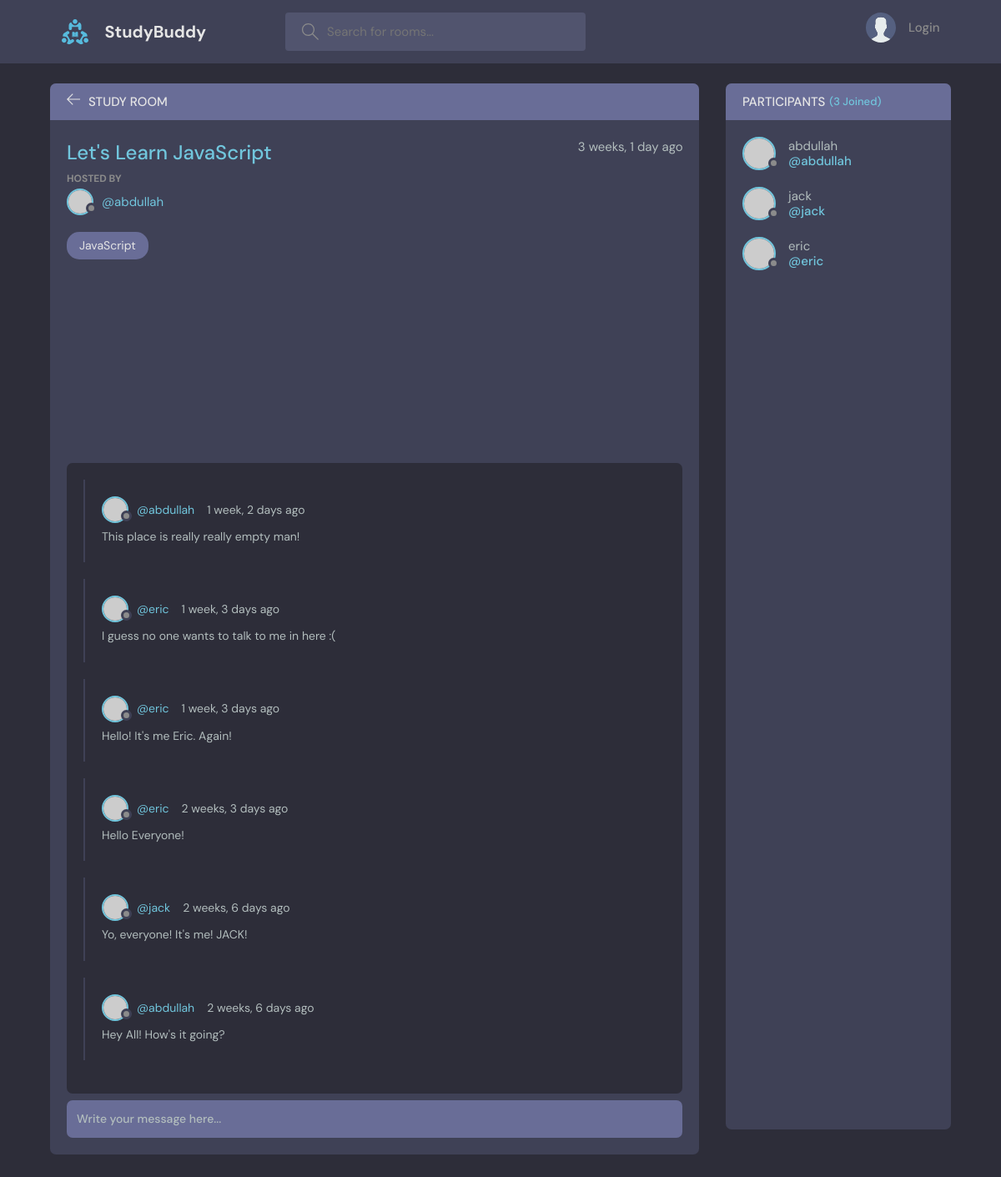
The page /room/1/ on the database its author committed.
### base/models.py (models this page shows, shortened)
class Room(models.Model):
    host = models.ForeignKey(User, on_delete=models.SET_NULL, null=True)
    topic = models.ForeignKey(Topic, on_delete=models.SET_NULL, null=True)
    name: str = models.CharField(max_length=200)
    description = models.TextField(null=True, blank=True)
    participant = models.ManyToManyField(User, related_name="participant", blank=True)
    updated = models.DateTimeField(auto_now=True)
    created = models.DateTimeField(auto_now_add=True)
    class Meta:
        ordering = ['-updated', '-created']

class Topic(models.Model):
    name: str = models.CharField(max_length=200)
    def __str__(self):
        return self.name

class Message(models.Model):
    user = models.ForeignKey(User, on_delete=models.CASCADE)
    room = models.ForeignKey(Room, on_delete=models.CASCADE)
    body: str = models.TextField()
    updated = models.DateTimeField(auto_now=True)
    created = models.DateTimeField(auto_now_add=True)
    class Meta:
        ordering = ['-updated', '-created']

### base/views.py (the view, shortened to what this page needs)
# urls.py: path("room/<str:pk>/", views.room, name="room"),
def room(request, pk):
    room_table: QuerySet[Room] = Room.objects.get(id=pk)
    room_messages = room_table.message_set.all().order_by("-created")
    participants = room_table.participant.all()
    context = {'room': room_table,
               'room_messages': room_messages,
               'participants': participants}
    return render(request, 'base/room.html', context)

### base/templates/base/room.html (shortened to what this page needs)
{% extends 'main.html' %}
{% block content %}
    <main class="profile-page layout layout--2">
        <div class="container">
            <div class="room">
                <div class="room__top">
                    <div class="room__topLeft">
                        <a href="{% url 'home' %}">
                            <svg version="1.1" xmlns="http://www.w3.org/2000/svg" width="32" height="32"
                                 viewBox="0 0 32 32">
                                <title>arrow-left</title>
                                <path
                                        d="M13.723 2.286l-13.723 13.714 13.719 13.714 1.616-1.611-10.96-10.96h27.625v-2.286h-27.625l10.965-10.965-1.616-1.607z"
                                ></path>
                            </svg>
                        </a>
                        <h3>Study Room</h3>
                    </div>
                </div>
                <div class="room__box scroll">
                    <div class="room__header scroll">
                        <div class="room__info">
                            <h3>{{ room.name }}</h3>
                            <span>{{ room.created|timesince }} ago</span>
                        </div>
                        <div class="room__hosted">
                            <p>Hosted By</p>
                            <a href="{% url 'user-profile' room.host.id %}" class="room__author">
                                <div class="avatar avatar--small">
                                    <img src="https://randomuser.me/api/portraits/men/37.jpg" alt=""/>
                                </div>
                                <span>@{{ room.host.username }}</span>
                            </a>
                        </div>
                        <span class="room__topics">{{ room.topic }}</span>
                    </div>
                    <div class="room__conversation">
                        <div class="threads scroll">
                            {% for message in room_messages %}
                                <div class="thread">
                                    <div class="thread__top">
                                        <div class="thread__author">
                                            <a href="{% url 'user-profile' message.user.id %}"
                                               class="thread__authorInfo">
                                                <div class="avatar avatar--small">
                                                    <img src="https://randomuser.me/api/portraits/men/37.jpg" alt=""/>
                                                </div>
                                                <span>@{{ message.user.username }}</span>
                                            </a>
                                            <span class="thread__date">{{ message.created|timesince }} ago</span>
                                        </div>
                                    </div>
                                    <div class="thread__details">
                                        {{ message.body }}
                                    </div>
                                </div>
                            {% endfor %}
                        </div>
                    </div>
                </div>
                <div class="room__message">
                    <form action="" method="post">
                        <input name="body" placeholder="Write your message here..."/>
                    </form>
                </div>
            </div>
            <div class="participants">
                <h3 class="participants__top">Participants <span>({{ participants.count }} Joined)</span></h3>
                <div class="participants__list scroll">
                    {% for user in participants %}
                        <a href="{% url 'user-profile' user.id %}" class="participant">
                            <div class="avatar avatar--medium">
                                <img src="https://randomuser.me/api/portraits/men/37.jpg" alt=""/>
                            </div>
                            <p>
                                {{ user.username }}
                                <span>@{{ user.username }}</span>
                            </p>
                        </a>
                    {% endfor %}
                </div>
            </div>
        </div>
    </main>
{% endblock content %}

### rows shown on the page
Room: name "Let's Learn JavaScript", created "3 weeks, 1 day", host.username "abdullah", topic "JavaScript"
Message: user.username "abdullah", created "1 week, 2 days", body "This place is really really empty man!"
Message: user.username "eric", created "1 week, 3 days", body "I guess no one wants to talk to me in here :("
Message: user.username "eric", created "1 week, 3 days", body "Hello! It's me Eric. Again!"
Message: user.username "eric", created "2 weeks, 3 days", body "Hello Everyone!"
Message: user.username "jack", created "2 weeks, 6 days", body "Yo, everyone! It's me! JACK!"
Message: user.username "abdullah", created "2 weeks, 6 days", body "Hey All! How's it going?"

### other values the page prints
{{ participants.count }} "3"
{{ user.username }} "abdullah"
{{ user.username }} "jack"
{{ user.username }} "eric"
